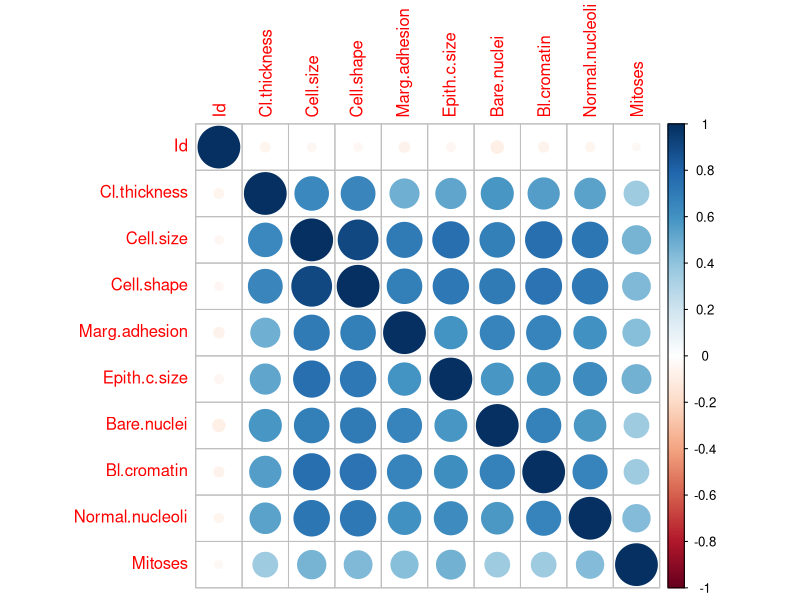

This figure's R source: (Note: this script raises an error after producing the figure.)
## ---- chunk 1
knitr::opts_chunk$set(echo = TRUE)
## ---- chunk 2
library(tidyverse)
library(caret)
library(randomForest)
library(mlbench)
library(glmnet)
## ---- chunk 3
data(BreastCancer)
head(BreastCancer)
dim(BreastCancer)
#summary(BreastCancer$Class)
## ---- chunk 4
BreastCancer_num = transform(BreastCancer, Id = as.numeric(Id), 
                         Cl.thickness = as.numeric(Cl.thickness),
                         Cell.size = as.numeric(Cell.size),
                         Cell.shape = as.numeric(Cell.shape), 
                         Marg.adhesion = as.numeric(Marg.adhesion),
                         Epith.c.size = as.numeric(Epith.c.size),
                         Bare.nuclei = as.numeric(Bare.nuclei), 
                         Bl.cromatin = as.numeric(Bl.cromatin), 
                         Normal.nucleoli = as.numeric(Normal.nucleoli),
                         Mitoses = as.numeric(Mitoses))

BreastCancer_num[is.na(BreastCancer_num)] = 0

#calculate correlation matrix using pearson correlation (others include spearman and kendall)
correlation_matrix = cor(BreastCancer_num[,1:10])

#visualize correlation matrix
library(corrplot)
corrplot(correlation_matrix)#, order = "hclust"

#apply correlation filter of 0.7
highly_correlated <- colnames(BreastCancer[, -1])[findCorrelation(correlation_matrix, cutoff = 0.65, verbose = TRUE)]

#which features are highly correlated and can be removed
highly_correlated
## ---- chunk 5
data(BreastCancer)
BreastCancer_num = transform(BreastCancer, Id = as.numeric(Id), 
                         Cl.thickness = as.numeric(Cl.thickness),
                         Cell.size = as.numeric(Cell.size),
                         Cell.shape = as.numeric(Cell.shape), 
                         Marg.adhesion = as.numeric(Marg.adhesion),
                         Epith.c.size = as.numeric(Epith.c.size),
                         Bare.nuclei = as.numeric(Bare.nuclei), 
                         Bl.cromatin = as.numeric(Bl.cromatin), 
                         Normal.nucleoli = as.numeric(Normal.nucleoli),
                         Mitoses = as.numeric(Mitoses))

BreastCancer_num[is.na(BreastCancer_num)] = 0

#define the control 
control = rfeControl(functions = caretFuncs, number = 2)

# run the RFE algorithm
results = rfe(BreastCancer_num[,1:10], BreastCancer_num[,11], sizes = c(2,5,9), rfeControl = control, method = "svmRadial")

results
results$variables
## ---- chunk 6
set.seed(24)

#convert data
x = as.matrix(BreastCancer_num[,1:10])
y = as.double(as.matrix(ifelse(BreastCancer_num[,11]=='benign', 0, 1))) 

#fit Lasso model 
cv.lasso <- cv.glmnet(x, y, family='binomial', alpha=1, parallel=TRUE, standardize=TRUE, type.measure='auc')

plot(cv.lasso)

cat('Min Lambda: ', cv.lasso$lambda.min, '\n 1Sd Lambda: ', cv.lasso$lambda.1se)
df_coef <- round(as.matrix(coef(cv.lasso, s=cv.lasso$lambda.min)), 2)

# See all contributing variables
df_coef[df_coef[, 1] != 0, ]
## ---- chunk 7
#data
data(BreastCancer)
train_size <- floor(0.75 * nrow(BreastCancer))
set.seed(24)
train_pos <- sample(seq_len(nrow(BreastCancer)), size = train_size)

#convert to numeric
BreastCancer_num = transform(BreastCancer, Id = as.numeric(Id), 
                         Cl.thickness = as.numeric(Cl.thickness),
                         Cell.size = as.numeric(Cell.size),
                         Cell.shape = as.numeric(Cell.shape), 
                         Marg.adhesion = as.numeric(Marg.adhesion),
                         Epith.c.size = as.numeric(Epith.c.size),
                         Bare.nuclei = as.numeric(Bare.nuclei), 
                         Bl.cromatin = as.numeric(Bl.cromatin), 
                         Normal.nucleoli = as.numeric(Normal.nucleoli),
                         Mitoses = as.numeric(Mitoses))

BreastCancer_num[is.na(BreastCancer_num)] = 0

train_classification <- BreastCancer_num[train_pos, ]
test_classification <- BreastCancer_num[-train_pos, ]

#fit a model
rfmodel = randomForest(Class ~ Id + Cl.thickness + Cell.size + Cell.shape + Marg.adhesion + Epith.c.size + Bare.nuclei + Bl.cromatin + Normal.nucleoli +  Mitoses, data=train_classification,  importance = TRUE, oob.times = 30, confusion = TRUE)

#rank features based on importance 
importance(rfmodel)

## ---- chunk 8
# The most important features for the four methods in the above order are, Mitosis, Cell.size, Cl.thickness, and Bare.nuclei. It doesn't make too much sense for me to compared the most important features across methods since the most important ones in a study should always be the parameters the researchers are most interested at. Therefore, I think the significance of feature selection lies in its suggestion of potentially redundant features in the data. So in the following part I'll discuss the 4 least important features picked out by the methods.
# Using mlbench Breast Cancer data, the 4 methods listed in this tutorial yielded relatively similar results as to which variables are redundant. In essence, these methods find variables that are either highly related to others or have no contribution to the final prediction thus can be potentially eliminated from the analysis for the sake of model simplicity.

# Correlation method found that "Cell.shape", "Marg.adhesion", "Normal.nucleoli", and "Bl.cromatin" are highly correlated with the rest of variables thus are redundant.
# RFE method found Mitosis, Normal.nucleoli, Marg.adhesion, and Cl.thickness were the least helpful in making predictions of cancer malignancy.
# Lasso method Epith.c.size, Cell.size, Normal.nucleoli, and Marg.adhesion
# Random forest method Mitosis, Epith.c.size, Marg.adhesion，and Normal.nucleoli

# These four methods all agreed that Marg.adhesion and Normal.nucleoli were redundant for the prediction. Other than those, Mitosis and Epith.c.size were also implicated. Overall, the later 3 methods were more similar since they access the importance of variables basing on their contribution to final predictions (although this type of methods are very likely to overfit the data).

## ---- chunk 9
# Feature selection with logistic regression
# Fit a logistic regression model
logi_model = glm(Class~., data=train_classification,family = "binomial")

# Summary
summary(logi_model)
# The most important featrure here is Cl.thickness, the least important ones are again Epith.c.size, Cell.size, Cell.shape, and Marg.adhesion, similar with methods described above.
